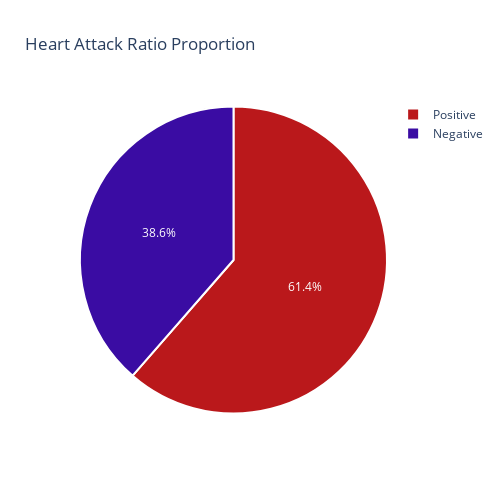

Source (notebook cell):
### Code cell
import plotly.offline as py
import plotly.graph_objs as go
from plotly.subplots import make_subplots
import plotly.express as px

def attack_ratio(data):
    """
    Make a pie chart of 'Result' values
    Results: 0 = Negative, 1 = Positive
    """
    Result = data['Result'].value_counts()
    values = [Result[0], Result[1]]
    labels = ['Negative', 'Positive']
    colors = ['3A0CA3', 'ba181b']
    
    fig_pie = go.Pie(labels=labels, values=values,
                     marker={'colors': colors, 
                             'line': {'color': 'White', 'width': 2}})
    layout = go.Layout(height=500, width=500, title={'text': 'Heart Attack Ratio Proportion'})  # Set the height and width
    fig = go.Figure(data=[fig_pie], layout=layout)
    py.iplot(fig)
    return py
    
    
attack_ratio(heartattackeda)

### Figure 1 — Plotly figure (JSON) as saved in the notebook; plotly's stock layout.template omitted (floating-point values rounded to 4 significant figures)
{"data": [{"labels": ["Negative", "Positive"], "marker": {"colors": ["3A0CA3", "ba181b"], "line": {"color": "White", "width": 2}}, "type": "pie", "values": [509, 810]}], "layout": {"height": 500, "title": {"text": "Heart Attack Ratio Proportion"}, "width": 500}}
